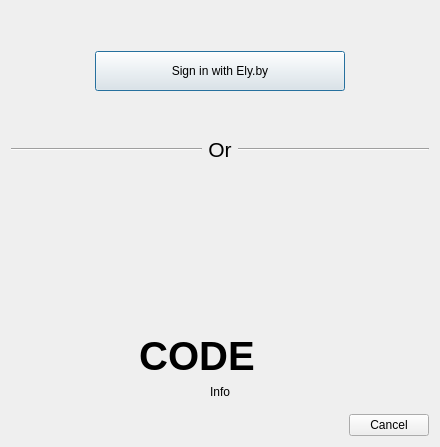
<?xml version="1.0" encoding="UTF-8"?>
<ui version="4.0">
 <class>ElybyLoginDialog</class>
 <widget class="QDialog" name="ElybyLoginDialog">
  <property name="geometry">
   <rect>
    <x>0</x>
    <y>0</y>
    <width>440</width>
    <height>447</height>
   </rect>
  </property>
  <property name="minimumSize">
   <size>
    <width>0</width>
    <height>430</height>
   </size>
  </property>
  <property name="windowTitle">
   <string>Add Ely.by Account</string>
  </property>
  <layout class="QVBoxLayout" name="verticalLayout_6">
   <item>
    <widget class="QStackedWidget" name="stackedWidget2">
     <property name="currentIndex">
      <number>1</number>
     </property>
     <widget class="QWidget" name="loadingPage2">
      <layout class="QVBoxLayout" name="verticalLayout_31">
       <item>
        <spacer name="verticalSpacer_4">
         <property name="orientation">
          <enum>Qt::Orientation::Vertical</enum>
         </property>
         <property name="sizeHint" stdset="0">
          <size>
           <width>20</width>
           <height>40</height>
          </size>
         </property>
        </spacer>
       </item>
       <item>
        <widget class="QLabel" name="loadingLabel2">
         <property name="font">
          <font>
           <pointsize>16</pointsize>
           <bold>true</bold>
          </font>
         </property>
         <property name="text">
          <string>Please wait...</string>
         </property>
         <property name="alignment">
          <set>Qt::AlignmentFlag::AlignCenter</set>
         </property>
         <property name="wordWrap">
          <bool>true</bool>
         </property>
        </widget>
       </item>
       <item>
        <widget class="QLabel" name="status2">
         <property name="text">
          <string>Status</string>
         </property>
         <property name="alignment">
          <set>Qt::AlignmentFlag::AlignCenter</set>
         </property>
         <property name="wordWrap">
          <bool>true</bool>
         </property>
        </widget>
       </item>
       <item>
        <spacer name="verticalSpacer_31">
         <property name="orientation">
          <enum>Qt::Orientation::Vertical</enum>
         </property>
         <property name="sizeHint" stdset="0">
          <size>
           <width>20</width>
           <height>40</height>
          </size>
         </property>
        </spacer>
       </item>
      </layout>
     </widget>
     <widget class="QWidget" name="mpPage1">
      <layout class="QVBoxLayout" name="verticalLayout_21" stretch="0">
       <item>
        <layout class="QHBoxLayout" name="horizontalLayout_7">
         <item>
          <spacer name="horizontalSpacer_5">
           <property name="orientation">
            <enum>Qt::Orientation::Horizontal</enum>
           </property>
           <property name="sizeHint" stdset="0">
            <size>
             <width>40</width>
             <height>20</height>
            </size>
           </property>
          </spacer>
         </item>
         <item>
          <widget class="QPushButton" name="loginButton">
           <property name="minimumSize">
            <size>
             <width>250</width>
             <height>40</height>
            </size>
           </property>
           <property name="text">
            <string>Sign in with Ely.by</string>
           </property>
           <property name="default">
            <bool>true</bool>
           </property>
          </widget>
         </item>
         <item>
          <spacer name="horizontalSpacer_6">
           <property name="orientation">
            <enum>Qt::Orientation::Horizontal</enum>
           </property>
           <property name="sizeHint" stdset="0">
            <size>
             <width>40</width>
             <height>20</height>
            </size>
           </property>
          </spacer>
         </item>
        </layout>
       </item>
      </layout>
     </widget>
    </widget>
   </item>
   <item>
    <layout class="QHBoxLayout" name="horizontalLayout_5">
     <item>
      <widget class="Line" name="line_3">
       <property name="sizePolicy">
        <sizepolicy hsizetype="Expanding" vsizetype="Fixed">
         <horstretch>0</horstretch>
         <verstretch>0</verstretch>
        </sizepolicy>
       </property>
       <property name="orientation">
        <enum>Qt::Orientation::Horizontal</enum>
       </property>
      </widget>
     </item>
     <item>
      <widget class="QLabel" name="orLabel">
       <property name="font">
        <font>
         <pointsize>16</pointsize>
        </font>
       </property>
       <property name="text">
        <string>Or</string>
       </property>
       <property name="alignment">
        <set>Qt::AlignmentFlag::AlignCenter</set>
       </property>
      </widget>
     </item>
     <item>
      <widget class="Line" name="line_4">
       <property name="sizePolicy">
        <sizepolicy hsizetype="Expanding" vsizetype="Fixed">
         <horstretch>0</horstretch>
         <verstretch>0</verstretch>
        </sizepolicy>
       </property>
       <property name="orientation">
        <enum>Qt::Orientation::Horizontal</enum>
       </property>
      </widget>
     </item>
    </layout>
   </item>
   <item>
    <widget class="QStackedWidget" name="stackedWidget">
     <property name="currentIndex">
      <number>1</number>
     </property>
     <widget class="QWidget" name="loadingPage">
      <layout class="QVBoxLayout" name="verticalLayout_3">
       <item>
        <spacer name="verticalSpacer_41">
         <property name="orientation">
          <enum>Qt::Orientation::Vertical</enum>
         </property>
         <property name="sizeHint" stdset="0">
          <size>
           <width>20</width>
           <height>40</height>
          </size>
         </property>
        </spacer>
       </item>
       <item>
        <widget class="QLabel" name="loadingLabel">
         <property name="font">
          <font>
           <pointsize>16</pointsize>
           <bold>true</bold>
          </font>
         </property>
         <property name="text">
          <string>Please wait...</string>
         </property>
         <property name="alignment">
          <set>Qt::AlignmentFlag::AlignCenter</set>
         </property>
         <property name="wordWrap">
          <bool>true</bool>
         </property>
        </widget>
       </item>
       <item>
        <widget class="QLabel" name="status">
         <property name="text">
          <string>Status</string>
         </property>
         <property name="alignment">
          <set>Qt::AlignmentFlag::AlignCenter</set>
         </property>
         <property name="wordWrap">
          <bool>true</bool>
         </property>
        </widget>
       </item>
       <item>
        <spacer name="verticalSpacer_3">
         <property name="orientation">
          <enum>Qt::Orientation::Vertical</enum>
         </property>
         <property name="sizeHint" stdset="0">
          <size>
           <width>20</width>
           <height>40</height>
          </size>
         </property>
        </spacer>
       </item>
      </layout>
     </widget>
     <widget class="QWidget" name="mpPage">
      <layout class="QVBoxLayout" name="verticalLayout_2" stretch="0,0,0">
       <item>
        <layout class="QHBoxLayout" name="horizontalLayout">
         <item>
          <spacer name="horizontalSpacer">
           <property name="orientation">
            <enum>Qt::Orientation::Horizontal</enum>
           </property>
           <property name="sizeHint" stdset="0">
            <size>
             <width>40</width>
             <height>20</height>
            </size>
           </property>
          </spacer>
         </item>
         <item>
          <widget class="QLabel" name="qr">
           <property name="sizePolicy">
            <sizepolicy hsizetype="Fixed" vsizetype="Fixed">
             <horstretch>0</horstretch>
             <verstretch>0</verstretch>
            </sizepolicy>
           </property>
           <property name="minimumSize">
            <size>
             <width>150</width>
             <height>150</height>
            </size>
           </property>
           <property name="maximumSize">
            <size>
             <width>150</width>
             <height>150</height>
            </size>
           </property>
           <property name="text">
            <string/>
           </property>
           <property name="scaledContents">
            <bool>true</bool>
           </property>
           <property name="alignment">
            <set>Qt::AlignmentFlag::AlignCenter</set>
           </property>
          </widget>
         </item>
         <item>
          <spacer name="horizontalSpacer_2">
           <property name="orientation">
            <enum>Qt::Orientation::Horizontal</enum>
           </property>
           <property name="sizeHint" stdset="0">
            <size>
             <width>40</width>
             <height>20</height>
            </size>
           </property>
          </spacer>
         </item>
        </layout>
       </item>
       <item>
        <layout class="QHBoxLayout" name="horizontalLayout_2">
         <item>
          <spacer name="horizontalSpacer_3">
           <property name="orientation">
            <enum>Qt::Orientation::Horizontal</enum>
           </property>
           <property name="sizeHint" stdset="0">
            <size>
             <width>40</width>
             <height>20</height>
            </size>
           </property>
          </spacer>
         </item>
         <item>
          <widget class="QLabel" name="code">
           <property name="font">
            <font>
             <pointsize>30</pointsize>
             <bold>true</bold>
            </font>
           </property>
           <property name="cursor">
            <cursorShape>IBeamCursor</cursorShape>
           </property>
           <property name="text">
            <string>CODE</string>
           </property>
           <property name="alignment">
            <set>Qt::AlignmentFlag::AlignCenter</set>
           </property>
           <property name="textInteractionFlags">
            <set>Qt::TextInteractionFlag::TextBrowserInteraction</set>
           </property>
          </widget>
         </item>
         <item>
          <widget class="QPushButton" name="copyCode">
           <property name="toolTip">
            <string>Copy code to clipboard</string>
           </property>
           <property name="text">
            <string/>
           </property>
           <property name="icon">
            <iconset theme="copy"/>
           </property>
           <property name="iconSize">
            <size>
             <width>22</width>
             <height>22</height>
            </size>
           </property>
           <property name="flat">
            <bool>true</bool>
           </property>
          </widget>
         </item>
         <item>
          <spacer name="horizontalSpacer_4">
           <property name="orientation">
            <enum>Qt::Orientation::Horizontal</enum>
           </property>
           <property name="sizeHint" stdset="0">
            <size>
             <width>40</width>
             <height>20</height>
            </size>
           </property>
          </spacer>
         </item>
        </layout>
       </item>
       <item>
        <widget class="QLabel" name="qrMessage">
         <property name="text">
          <string>Info</string>
         </property>
         <property name="alignment">
          <set>Qt::AlignmentFlag::AlignCenter</set>
         </property>
         <property name="wordWrap">
          <bool>true</bool>
         </property>
         <property name="openExternalLinks">
          <bool>true</bool>
         </property>
         <property name="textInteractionFlags">
          <set>Qt::TextInteractionFlag::TextBrowserInteraction</set>
         </property>
        </widget>
       </item>
      </layout>
     </widget>
    </widget>
   </item>
   <item>
    <widget class="QDialogButtonBox" name="buttonBox">
     <property name="standardButtons">
      <set>QDialogButtonBox::StandardButton::Cancel</set>
     </property>
    </widget>
   </item>
  </layout>
 </widget>
 <resources/>
 <connections/>
</ui>
